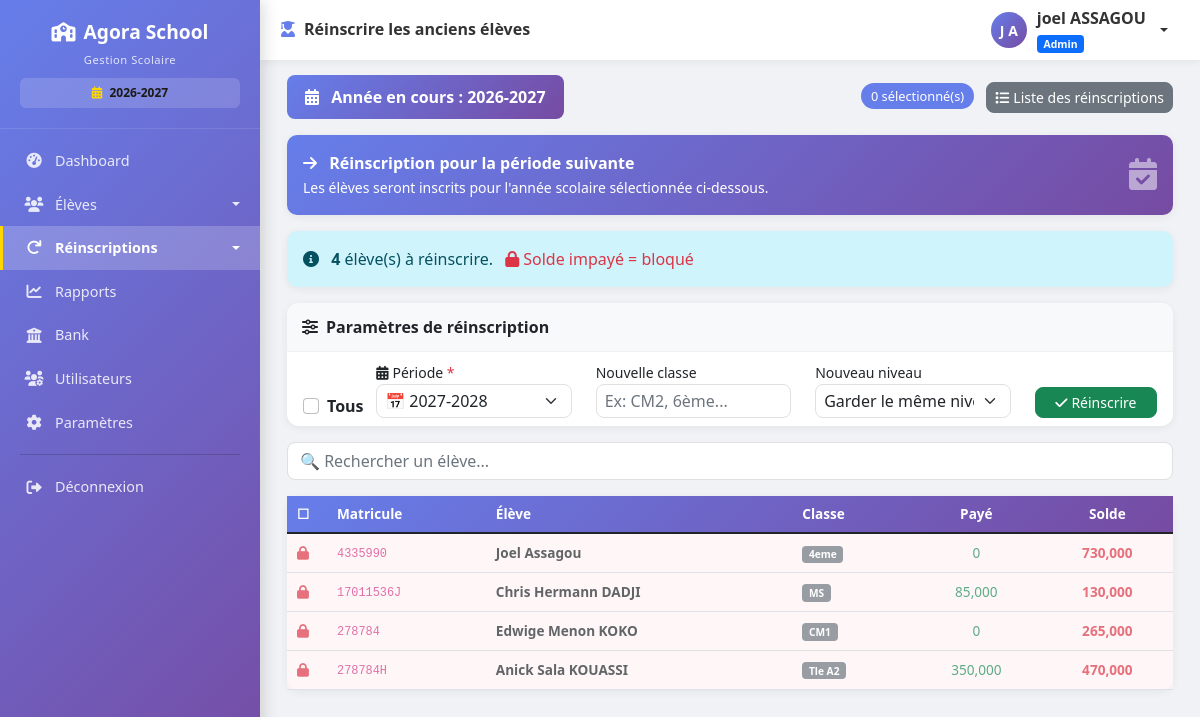
Page /reinscriptions/anciens (signed in) on the earlier database version.
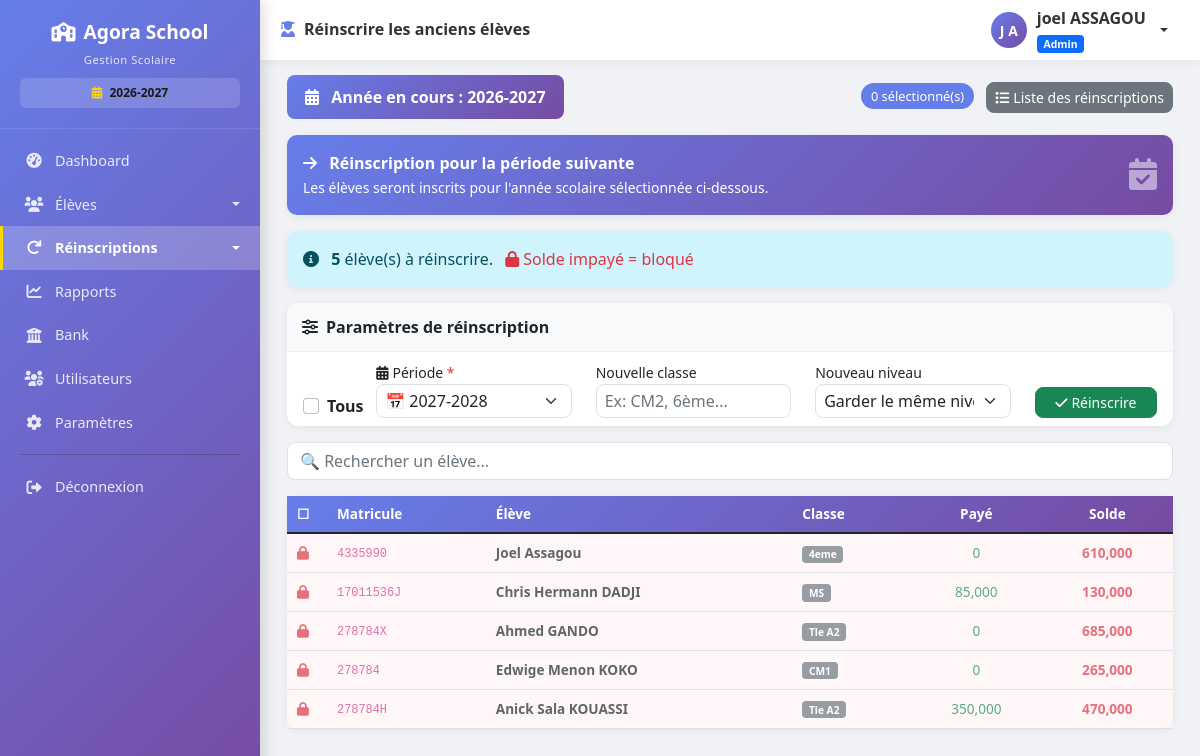
Same page on the later database version.
### models.py (models this page shows, shortened)
class Eleve(db.Model):
    __tablename__ = 'eleves'
    id = db.Column(db.Integer, primary_key=True)
    nom = db.Column(db.String(100), nullable=False)
    prenom = db.Column(db.String(100), nullable=False)
    classe = db.Column(db.String(50), nullable=False)
    genre = db.Column(db.String(1))
    date_naissance = db.Column(db.Date, nullable=True)
    lieu_naissance = db.Column(db.String(100))
    matricule = db.Column(db.String(50), unique=True, nullable=False)
    nom_parent = db.Column(db.String(200))
    profession_parent = db.Column(db.String(200))
    employeur = db.Column(db.String(200))
    telephone_parent = db.Column(db.String(20))
    adresse = db.Column(db.String(200))
    est_affecte_etat = db.Column(db.Boolean, default=False)
    reference_affectation = db.Column(db.String(100))
    organisme_affectation = db.Column(db.String(100), default='État')
    sous_groupe_id = db.Column(db.Integer, db.ForeignKey('sous_groupes.id'), nullable=True)
    transport_option_id = db.Column(db.Integer, db.ForeignKey('options_transport.id'), nullable=True)
    cantine_option_id = db.Column(db.Integer, db.ForeignKey('options_cantine.id'), nullable=True)
    renforcement_inscrit = db.Column(db.Boolean, default=False)
    frais_tenue = db.Column(db.Float, default=0)
    frais_droit_examen = db.Column(db.Float, default=0)
    frais_scolarite = db.Column(db.Float, default=0)
    montant_paye = db.Column(db.Float, default=0)
    date_inscription = db.Column(db.DateTime, default=datetime.utcnow)
    date_modification = db.Column(db.DateTime, default=datetime.utcnow, onupdate=datetime.utcnow)
    actif = db.Column(db.Boolean, default=True)
    commentaire = db.Column(db.Text)
    annee_scolaire = db.Column(db.String(20), default='2026-2027')
    reinscrit = db.Column(db.Boolean, default=False)
    date_reinscription = db.Column(db.DateTime, nullable=True)
    reinscrit_par = db.Column(db.String(100), nullable=True)
    paiements = db.relationship('Paiement', backref='eleve', lazy=True, cascade='all, delete-orphan')
    @property
    def frais_scolarite_total(self):
        return self.frais_scolarite or 0
    @property
    def solde(self):
        return self.frais_scolarite_total - self.montant_paye
    @property
    def nom_complet(self):
        return f"{self.prenom} {self.nom}"

### routes.py (the view)
@app.route('/reinscriptions/anciens')
@login_required
def reinscrire_anciens():
    if current_user.role not in ['admin', 'comptable']:
        flash('Accès non autorisé', 'danger')
        return redirect(url_for('liste_eleves'))
    annee_active = get_annee_active()
    annees_disponibles = get_annees_scolaires()  # 🔥 Liste depuis les paramètres
    anciens = Eleve.query.filter(
        Eleve.actif == True,
        Eleve.reinscrit == False
    ).order_by(Eleve.nom, Eleve.prenom).all()
    sous_groupes = SousGroupe.query.order_by(SousGroupe.groupe_id, SousGroupe.ordre).all()
    periode_suivante = get_periode_suivante()
    return render_template('reinscriptions/anciens.html',
                         eleves=anciens,
                         annee_active=annee_active,
                         annees_disponibles=annees_disponibles,  # 🔥 Ajouté
                         periode_suivante=periode_suivante,      # 🔥 Ajouté
                         sous_groupes=sous_groupes)

### app.py (called while the page is built)
@app.after_request
def close_db_connection(response):
    try:
        db.session.close()
    except:
        pass
    return response

### models.py (called while the page is built)
    @property
    def nom_complet(self):
        return f"{self.prenom} {self.nom}"

### routes.py (called while the page is built)
@login_manager.user_loader
def load_user(user_id):
    return User.query.get(int(user_id))

def get_parametre(cle, default=None):
    param = Parametre.query.filter_by(cle=cle).first()
    return param.valeur if param else default

def get_annees_scolaires():
    annees_str = get_parametre('annees_scolaires', '2024-2025,2025-2026,2026-2027')
    return [a.strip() for a in annees_str.split(',') if a.strip()]

def get_annee_active():
    return get_parametre('annee_scolaire_active', '2025-2026')

def get_periode_suivante():
    annees = get_annees_scolaires()
    annee_active = get_annee_active()
    if annee_active in annees:
        index = annees.index(annee_active)
        if index + 1 < len(annees):
            return annees[index + 1]
    return annees[-1] if annees else annee_active

### templates/reinscriptions/anciens.html (shortened to what the changed rows need)
{% extends "base.html" %}
{% block content %}
<div class="container-fluid">
    <div class="alert alert-info">
        <i class="fas fa-info-circle me-2"></i>
        <strong>{{ eleves|length }}</strong> élève(s) à réinscrire.
        <span class="text-danger ms-2"><i class="fas fa-lock me-1"></i>Solde impayé = bloqué</span>
    </div>
    {% if eleves|length > 0 %}
    <div class="card">
        <div class="card-body p-0">
            <div class="table-responsive">
                <table class="table table-hover mb-0" id="elevesTable">
                    <thead style="background: linear-gradient(135deg, #667eea 0%, #764ba2 100%); color: white;">
                        <tr>
                            <th width="40">☐</th>
                            <th>Matricule</th>
                            <th>Élève</th>
                            <th>Classe</th>
                            <th class="text-center">Payé</th>
                            <th class="text-center">Solde</th>
                        </tr>
                    </thead>
                    <tbody>
                        {% for eleve in eleves %}
                        <tr class="{% if eleve.solde > 0 %}bloque{% endif %}" id="row{{ eleve.id }}">
                            <td>
                                {% if eleve.solde <= 0 %}
                                <input class="form-check-input eleve-checkbox" type="checkbox"
                                       value="{{ eleve.id }}"
                                       data-nom="{{ eleve.nom_complet }}"
                                       data-classe="{{ eleve.classe }}"
                                       data-sousgroupe="{{ eleve.sous_groupe_id or '' }}"
                                       onchange="updateCounter()">
                                {% else %}
                                <i class="fas fa-lock text-danger" title="Solde : {{ '{:,.0f}'.format(eleve.solde) }} FCFA"></i>
                                {% endif %}
                            </td>
                            <td><code>{{ eleve.matricule }}</code></td>
                            <td><strong>{{ eleve.nom_complet }}</strong></td>
                            <td><span class="badge bg-secondary">{{ eleve.classe }}</span></td>
                            <td class="text-center text-success">{{ "{:,.0f}".format(eleve.montant_paye) }}</td>
                            <td class="text-center {% if eleve.solde > 0 %}text-danger fw-bold{% else %}text-success{% endif %}">
                                {{ "{:,.0f}".format(eleve.solde) }}
                            </td>
                        </tr>
                        {% endfor %}
                    </tbody>
                </table>
            </div>
        </div>
    </div>
    {% else %}
    <div class="text-center py-5">
        <i class="fas fa-check-circle fa-4x text-success mb-3"></i>
        <h4>Tous les élèves sont déjà réinscrits ! 🎉</h4>
        <a href="{{ url_for('liste_reinscriptions') }}" class="btn btn-primary mt-3">Voir les réinscriptions</a>
    </div>
    {% endif %}
</div>
{% endblock %}

Differences in the rows shown:
changed Eleve "Joel Assagou": solde "730,000" → "610,000"
added Eleve: matricule "278784X", nom_complet "Ahmed GANDO", classe "Tle A2", montant_paye "0", solde "685,000"
Other differences:
{{ eleves|length }}: "4" → "5"
